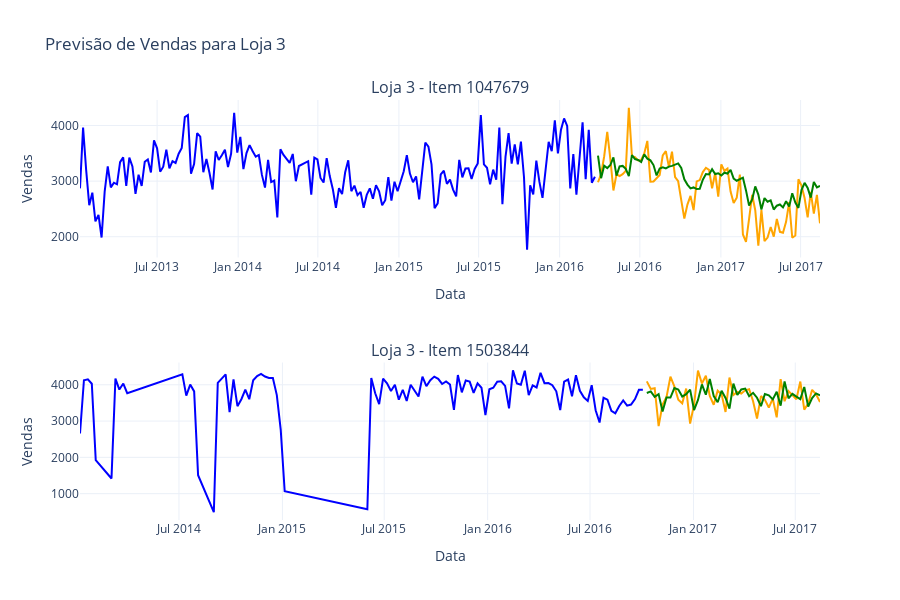
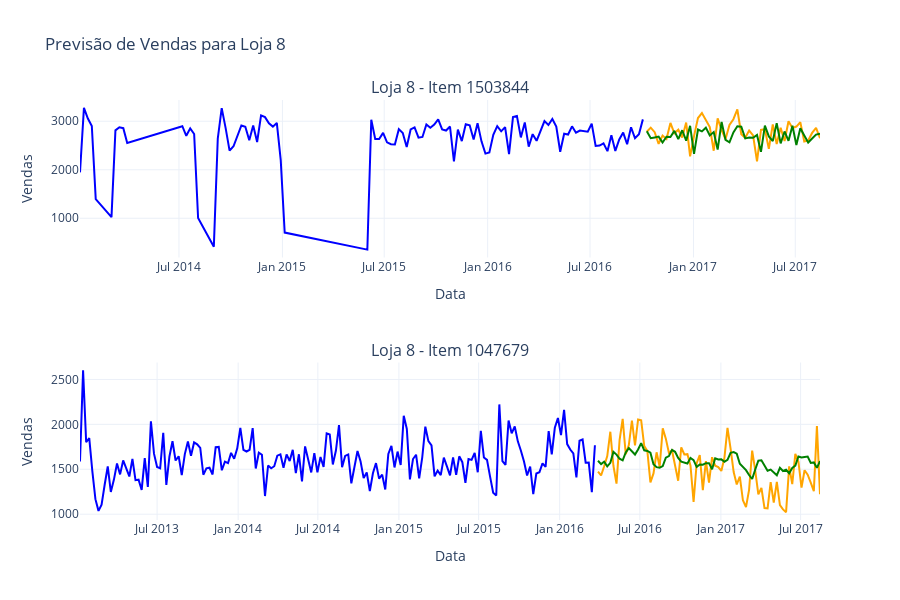
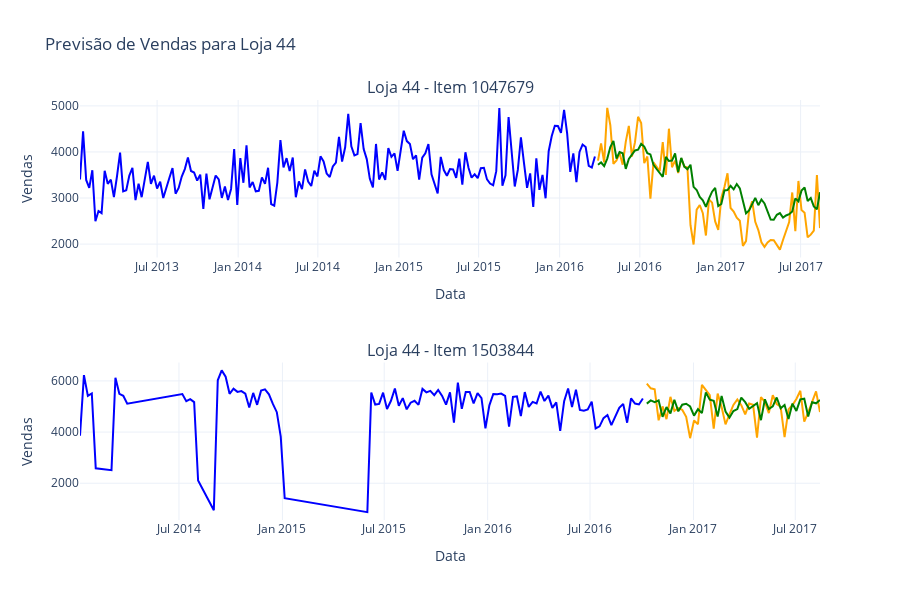
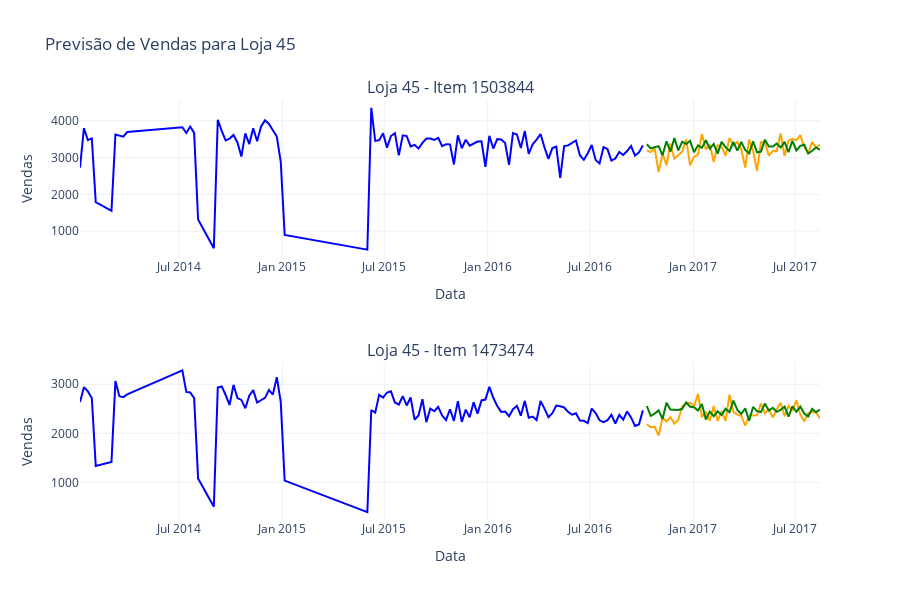

Write notebook code for charts like these, in order.
### Code cell
# Dicionários para armazenar os modelos e tempos para cada loja e item
modelos_por_loja_item = {}
tempos_treinamento = {}
tempos_previsao = {}

# Criar dataframes para armazenar os resultados
df_resultado_loja_item = pd.DataFrame(columns=['Data', 'Loja', 'Item', 'Real', 'Previsto'])
df_resultado_tempo_item = pd.DataFrame(columns=['Loja', 'Item', 'Treino', 'Previsao'])

# Iterar sobre cada loja relevante
for loja in lojas_relevantes_favorita:
    # Pegar os itens relevantes da loja atual
    itens_relevantes = produtos_relevantes_favorita.get(loja, [])
    
    # Criar figura específica para a loja
    fig_loja = make_subplots(
        rows=len(itens_relevantes),
        cols=1,
        subplot_titles=[f'Loja {loja} - Item {item}' for item in itens_relevantes]
    )
    
    for idx, item in enumerate(itens_relevantes):
        df_loja_item = favorita[(favorita['Loja'] == loja) & (favorita['Produto'] == item)]
        if df_loja_item.empty:
            continue  # Ignorar se não houver dados
        
        # Agrupar vendas por data
        df_loja_item_grouped = df_loja_item.groupby('Data')['Vendas'].sum().reset_index()
        df_loja_item_grouped.set_index('Data', inplace=True)

        # Pré-processamento dos dados
        train, test, scaler = preprocess_data_linear(df_loja_item_grouped['Vendas'].values, train_size_ratio=0.7)

        # Criar conjuntos de treinamento e teste
        X_train, y_train = create_dataset_linear(train, look_back)
        extended_test = np.concatenate([train[-look_back:], test])
        X_test, y_test = create_dataset_linear(extended_test, look_back)

        # Achatar os dados para o formato adequado ao modelo LinearRegression
        X_train = X_train.reshape(X_train.shape[0], -1)  # (n_amostras, look_back)
        X_test = X_test.reshape(X_test.shape[0], -1)    # (n_amostras, look_back)

        # Criar e treinar o modelo de Regressão Linear
        start_train_time = time.time()
        model = LinearRegression()
        model.fit(X_train, y_train)
        end_train_time = time.time()
        train_time = end_train_time - start_train_time

        # Realizar previsões no conjunto de teste
        start_forecast_time = time.time()
        test_predict = model.predict(X_test)
        end_forecast_time = time.time()
        forecast_time = end_forecast_time - start_forecast_time

        # Reverter a normalização das previsões e dos valores reais
        test_predict_original = scaler.inverse_transform(test_predict.reshape(-1, 1)).flatten()
        y_test_original = scaler.inverse_transform(y_test.reshape(-1, 1)).flatten()

        # Garantir que os índices estão corretos
        test_index = df_loja_item_grouped.index[-len(y_test):]
        train_index = df_loja_item_grouped.index[:len(train)]

        # Adicionar resultados ao dataframe
        df_resultado_loja_item = pd.concat([df_resultado_loja_item, pd.DataFrame({
            'Data': test_index,
            'Loja': loja,
            'Item': item,
            'Real': y_test_original,
            'Previsto': test_predict_original
        })])

        df_resultado_tempo_item = pd.concat([df_resultado_tempo_item, pd.DataFrame({
            'Loja': [loja],
            'Item': [item],
            'Treino': [train_time],
            'Previsao': [forecast_time]
        })])

        # Plotando os dados originais
        fig_loja.add_trace(go.Scatter(x=test_index, y=y_test_original, mode='lines', name=f'Real Loja {loja} Item {item}', line=dict(color='orange')), row=idx+1, col=1)
        fig_loja.add_trace(go.Scatter(x=test_index, y=test_predict_original, mode='lines', name=f'Previsto Loja {loja} Item {item}', line=dict(color='green')), row=idx+1, col=1)
        fig_loja.add_trace(go.Scatter(x=train_index, y=scaler.inverse_transform(train).flatten(), mode='lines', name=f'Treino Loja {loja} Item {item}', line=dict(color='blue')), row=idx+1, col=1)

        fig_loja.update_xaxes(title_text='Data', row=idx+1, col=1)
        fig_loja.update_yaxes(title_text='Vendas', row=idx+1, col=1)

        # Salvar modelos e tempos
        modelos_por_loja_item[(loja, item)] = model
        tempos_treinamento[(loja, item)] = train_time
        tempos_previsao[(loja, item)] = forecast_time

    # Mostrar a figura para a loja atual
    fig_loja.update_layout(
        title=f'Previsão de Vendas para Loja {loja}',
        height=300 * len(itens_relevantes),
        showlegend=False,
        template='plotly_white'
    )
    fig_loja.show()
    # Salvar os dataframes de resultados em arquivos CSV
df_resultado_loja_item.to_csv('Resultados\Previsao\Favorita\Item\RL.csv', index=False)
df_resultado_tempo_item.to_csv('Resultados\Tempo\Favorita\Item\RL.csv', index=False)
